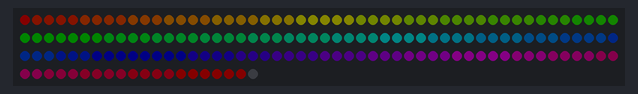
Bench run of a program on a simulated ESP32 board running MicroPython. Shown: 170 RGB LEDs in strip order, left to right, continuing on the next row. Dim RGB values are drawn brighter than linear; library files of the repository ran but are not shown: micropython_dotstar.py.

Above: at 0.16 s.
At 4.04 s:
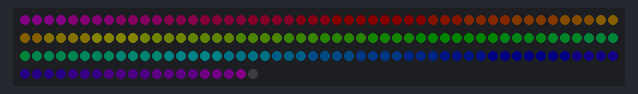
At 9.3 s:
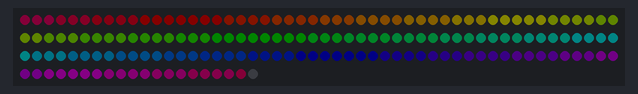
At 20.1 s:
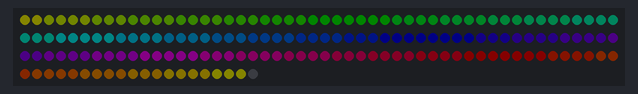
At 30.77 s:
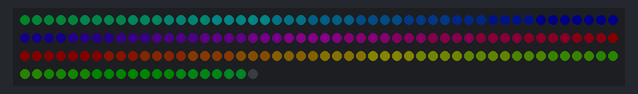
At 39.95 s:
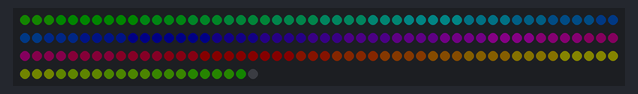

The program:

main.py
```python
from LED_Strip import LED_STRIP
from micropython_dotstar import DotStar
import time
from machine import SoftSPI, Pin


"""TODO: port or find itertools for micropython"""
# self.noise = perlin.PerlinNoiseFactory(1, octaves=4, tile=(0, 0, 0))
spi = SoftSPI(sck=Pin(18), mosi=Pin(23), miso=Pin(19)) # Configure SPI - see note below
dotstar = DotStar(spi, 170) # 2nd arg = number of leds
dotstar.auto_write = False
dotstar.brighness = 0.1
strip = LED_STRIP(dotstar)
strip.fill((0,0,0))

pos = 0
tt = time.ticks_ms()
def main():
    while True:
        global pos, tt
        # indx = strip.tick(100)
        # pos += .5
        # strip.timedMover((pos%60)/60, 5)
        # strip.timedMover(((40+pos)%60)/60, 15)
        strip.rainbow(.075)


        dotstar.show()
        # print time in miliseconds
        # print(time.ticks_ms()-tt)
        tt = time.ticks_ms()
        # print(time.time())


if __name__ == "__main__":
    try:
        main()
    except KeyboardInterrupt:
        print('Interrupted')
        dotstar.deinit()
        pass
```

LED_Strip.py
```python
# from perlin import PerlinNoiseFactory

import math
import time
from Color import Color
'''
This class only updates an arbitrary array of pixels
it assumes that the LED are in a STRIP as the name implies
it could be use for APA102 or WS2812B or any other LED strip or pixeldata

most of the methods only try to update the pixels when it is necessary

'''

# define PI
PI = 3.14159265358979323846264338327

#create a class to add two numbers
class LED_STRIP:
	#define the constructor with arguments: led_count
	def __init__(self, dotstar):
		self.led_count = len(dotstar)-1
		self.dotstar = dotstar
		self.color = Color(255, 0, 0) # red
		self.COLOR_OFF = (0, 0, 0)
		self.time = 0
		self.dotstar.brightness = 0.1
		self.p = 0

	def fill(self, color):
		self.dotstar.fill(color)

	def tick(self, tick,  offset = 0):
		# TODO: there is something broken about this timer thing. fix it. it does not add positions to the self.p
		t = 0
		# if t is greater than tick, then reset t to 0
		if time.ticks_ms() - self.time  > tick:
			# print('tick', time.ticks_ms() - self.time)
			self.p += 1
			self.time = time.ticks_ms()

			# if self.pis greater than the number of leds, then reset self.pto 0
		if self.p> self.led_count-1:
			self.p = 0
		# print('tick', self.p)
		return (self.p/self.led_count)+offset

	def timedMover(self, pos , length = 3):
		# don't do anything if the position has not changed
		if self.p == pos:
			return

		section = self.shape(length)
		mid = math.floor(length/2)

		# todo: this works in one direction it does not erase the previouse loop
		for i in range(length):
			ledIndex = int(math.floor(pos * self.led_count ))
			# print(i, ledIndex, section[i])
			try:
				self.dotstar[ledIndex + (i )] = section[i]

			except:
				self.dotstar[(ledIndex - self.led_count) + (i )] = section[i]
				pass
		try:
			self.dotstar[ledIndex + length] = self.COLOR_OFF
		except:
			# self.dotstar[(ledIndex - self.led_count) + (mid )] = self.color
			pass
		self.p = pos

		return

	def shape(self, length = 3):
		# describe the shape of the section
		section = [(0,0,0)]*length
		for i in range(length):
			n = i/length
			col = Color(200,20,255)
			section[i]  =  col.dim( ((1-math.cos(2*n*PI))*.5)  )
			# section[i]  =  ( int(((1-math.cos(2*n*PI))*.5)*255) ,0,0)
			# section[i]  =  ( 255,0,0)
		return section

	def normalizedHandler(self, npos):
		for i in range(self.led_count):
			n = i/self.led_count
			self.dotstar[i] = n

		return self.dotstar

	def sinewave(self, phase, freq=4, amp=1, offset=0):
		for i in range(self.led_count):
			n = i/self.led_count
			self.dotstar[i] = ( int((math.sin(phase+(n*freq)) * amp )+ offset)*255,0	,0)

		return self.dotstar

	def rainbow(self, speed=1):
		# print('rb')
		t = time.ticks_ms()* speed
		for i in range(self.led_count):
			n = i/self.led_count
			rb = Color(255,0,0)
			# rb.h = (((math.sin((n*PI)+(t))*.5)+.5)*360)
			rb.h = ((t)+n*360)%360
			# print(rb.h)
			rb.dim(.3)
			self.dotstar[i] = rb.hsv_to_rgb()

		return self.dotstar
```

Color.py
```python
#Color class to convert from RGB to HSV
class Color:

	def __init__(self, r, g, b):
		self.r = r
		self.g = g
		self.b = b
		self.h = 0
		self.s = 0
		self.v = 0
		self.rgb_to_hsv()

	def rgb_to_hsv(self):
		r = self.r / 255
		g = self.g / 255
		b = self.b / 255
		cmax = max(r, g, b)
		cmin = min(r, g, b)
		diff = cmax-cmin

		if cmax == cmin:
			self.h = 0
		elif cmax == r:
			self.h = (60 * ((g-b)/diff) + 360) % 360
		elif cmax == g:
			self.h = (60 * ((b-r)/diff) + 120) % 360
		elif cmax == b:
			self.h = (60 * ((r-g)/diff) + 240) % 360

		if cmax == 0:
			self.s = 0
		else:
			self.s = (diff/cmax) * 100

		self.v = cmax * 100
		return (self.h, self.s, self.v)

	def hsv_to_rgb(self):
		h = self.h
		s = self.s / 100
		v = self.v / 100
		c = v * s
		x = c * (1 - abs((h/60) % 2 - 1))
		m = v - c
		r, g, b = 0, 0, 0

		if 0 <= h < 60:
			r, g, b = c, x, 0
		elif 60 <= h < 120:
			r, g, b = x, c, 0
		elif 120 <= h < 180:
			r, g, b = 0, c, x
		elif 180 <= h < 240:
			r, g, b = 0, x, c
		elif 240 <= h < 300:
			r, g, b = x, 0, c
		elif 300 <= h < 360:
			r, g, b = c, 0, x

		r, g, b = (r+m)*255, (g+m)*255, (b+m)*255

		return (int(r), int(g), int(b))

	# decrease the brightness of the color
	def dim(self, amount):
		self.v = self.v * amount
		return self.hsv_to_rgb()
```
